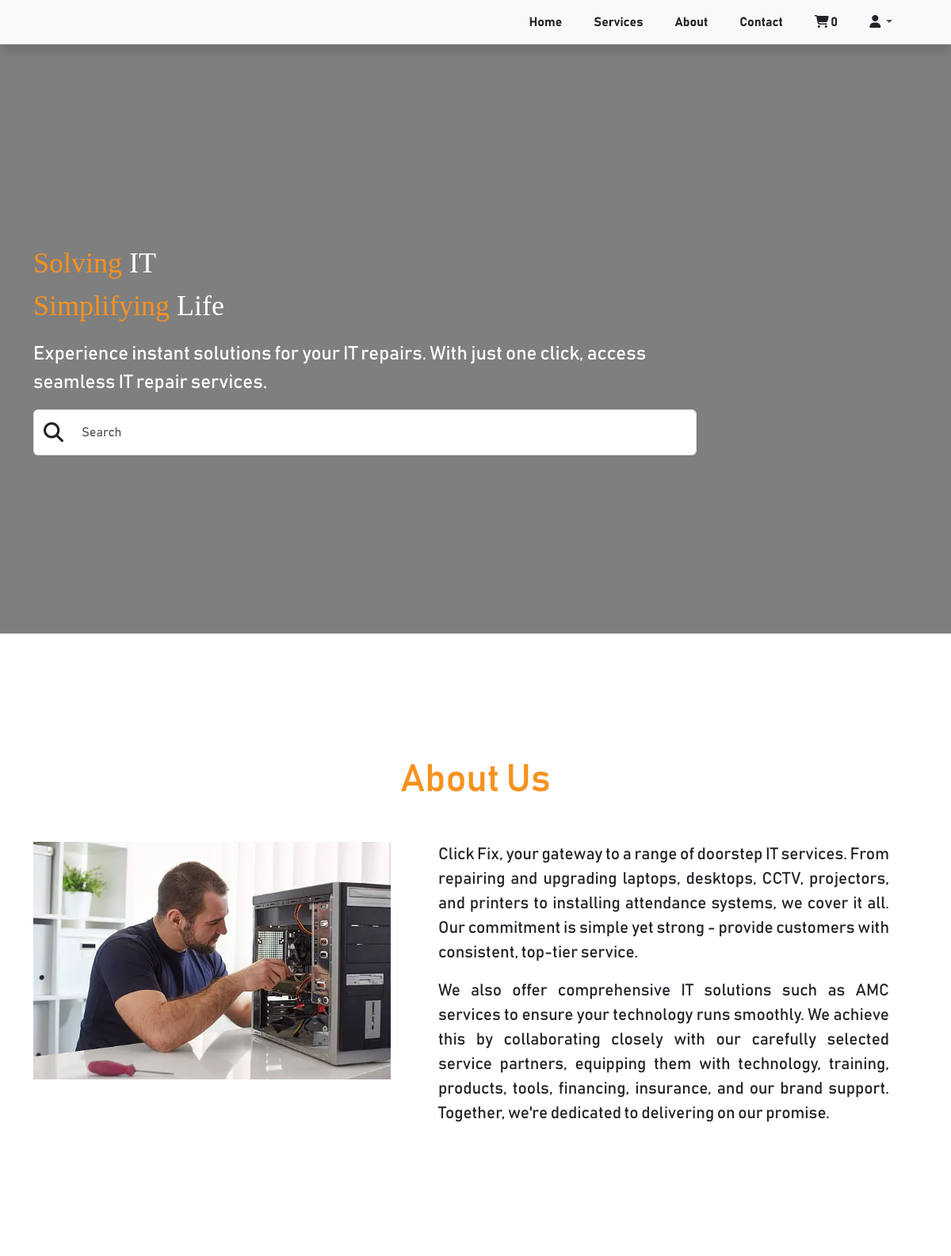
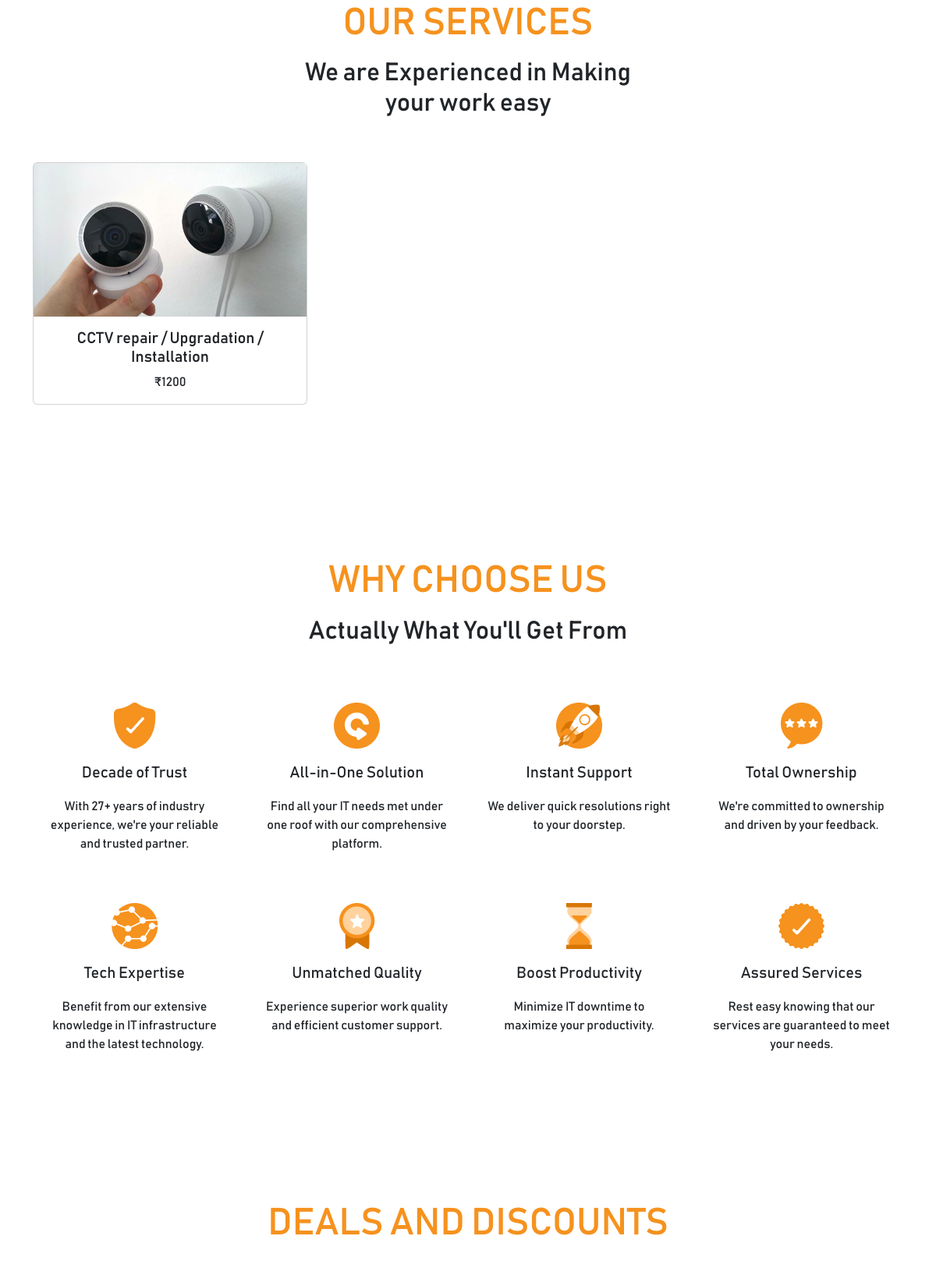
The page / (signed in, upper part) on the database its author committed (2 pictures, top to bottom).
### cart/models.py (models this page shows, shortened)
class Cart(models.Model):
    class Meta:
        verbose_name_plural = 'Cart'
    user = models.ForeignKey(Profile, on_delete=models.CASCADE, null=True, blank=True)
    session_id = models.CharField(max_length=100, null=True, blank=True)
    cart_cost = models.FloatField(default=0.0)
    created_at = models.DateTimeField(auto_now_add=True)
    updated_at = models.DateTimeField(auto_now=True)
    @property
    def num_of_items(self):
        cartitems = self.cartitems.all()
        quantity =  sum([item.quantity for item in cartitems])
        return quantity

### clickfix/models.py (models this page shows, shortened)
class Services(models.Model):
    class Meta:
        verbose_name_plural = 'Our Services'
    name = models.CharField(max_length=255)
    slug = models.SlugField(unique=True, blank=True)
    price = models.CharField(max_length=10)
    card_image = models.ImageField(upload_to='service_cards')
    created_at = models.DateTimeField(auto_now_add=True)
    updated_at = models.DateTimeField(auto_now=True)

### clickfix/views.py (the view)
# urls.py: path('', views.home, name='home'),
def home(request):
    services = Services.objects.all()
    testimonials = Testimonials.objects.all()
    cart = get_cart(request)
    data = {
        'services': services,
        'testimonials': testimonials,
        'cart': cart
    }
    return render(request, 'home.html', data)

### clickfix/views.py (called while the page is built)
def get_cart(request):
    try:
        if request.user.is_authenticated:
            cart = Cart.objects.get(user=request.user)
        else:
            cart = Cart.objects.get(session_id=request.session['nonuser'])
    except:
        cart = {'num_of_items': 0}
    return cart

### templates/home.html (shortened to what this page needs)
{% extends 'base.html' %}
{% load static %}
{% block content %}
    <section id="hero">
        <video class="home_banner_video" src="{% static 'video/home_banner_video.mp4' %}" autoplay loop playsinline muted></video>
        <div class="overlay">
            {% include 'includes/navbar.html' %}
            <div class="home_banner_content d-flex justify-content-center align-items-center">
                <div class="container d-flex flex-column">
                    <p class="home_banner_heading headings"> <span style="color: #F6921e;" >Solving </span> IT <br>  <span style="color: #F6921e;">Simplifying</span> Life </p>
                    <p class="home_banner_subheading">Experience instant solutions for your IT repairs. With just one click, access seamless IT repair services.</p>
                    <div class="input-group">
                        <i class="input-group-text d-flex justify-content-center align-items-center fa-solid fa-magnifying-glass bg-white border-end-0" style="font-size: 25px;"></i>
                        <input class="form-control py-3 border-start-0 banner_search_bar" name="" id="" placeholder="Search" type="text">
                    </div>
                </div>
            </div>
        </div>
    </section>
    <section id="about" style="margin: 150px 0px;">
        <div class="container">
            <h3 class="text-center mb-5 fa-3x" style="color: #F6921e;">About Us</h3>
            <div class="row">
                <div class="col-md-5 col-12">
                    <img class="img-fluid mb-5 mb-md-0" src="{% static 'img/about.webp' %}" alt="">
                </div>
                <div class="col-md-7 col-12 px-md-5 d-flex flex-column justify-content-center align-items-center">
                    <p class="about_text px-4 px-md-0">Click Fix,  your gateway to a range of doorstep IT services. From repairing and upgrading laptops, desktops, CCTV, projectors, and printers to installing attendance systems, we cover it all. Our commitment is simple yet strong - provide customers with consistent, top-tier service.</p>
                    <p class="about_text px-4 px-md-0">We also offer comprehensive IT solutions such as AMC services to ensure your technology runs smoothly. We achieve this by collaborating closely with our carefully selected service partners, equipping them with technology, training, products, tools, financing, insurance, and our brand support. Together, we're dedicated to delivering on our promise.</p>
                </div>
            </div>
        </div>
    </section>
    <section style="margin: 150px 0px;" id="services">
        <h5 class="text-center mb-3 fa-3x" style="color: #F6921e;">OUR SERVICES</h5>
        <h2 class="text-center">We are Experienced in Making <br>your work easy</h2>
        <div class="container">
            <div class="swiper mySwiper">
                <div class="swiper-wrapper">
                    {% for service in services %}
                    <a href="{% url 'clickfix:individual_service' service.slug %}" class="swiper-slide py-5 text-decoration-none">
                        <div class="card">
                            <img class="service_image" src="{{ service.card_image.url }}"  alt="...">
                            <div class="card-body">
                                <h5 class="card-title text-center">{{ service.name }}</h5>
                                <p class="card-text text-center">₹{{service.price }}</p>
                            </div>
                        </div>
                    </a>
                    {% endfor %}
                </div>
            </div>
        </div>
    </section>
    <section style="margin: 150px 0px;">
        <div class="container">
            <h5 class="text-center mb-3 fa-3x" style="color: #F6921E;">WHY CHOOSE US</h5>
            <h2 class="text-center mb-5">Actually What You'll Get From</h2>
            <div class="row">
                <div class="col-md-3 col-6 p-4 text-center">
                    <img class="img-fluid" src="{% static 'img/services/trust.png' %}" alt="">
                    <p class="blockquote mt-3">Decade of Trust</p>
                    <p>With 27+ years of industry experience, we're your reliable and trusted partner.</p>
                </div>
                <div class="col-md-3 col-6 p-4 text-center">
                    <img class="img-fluid" src="{% static 'img/services/all_in_one.png' %}"  alt="">
                    <p class="blockquote mt-3">All-in-One Solution</p>
                    <p>Find all your IT needs met under one roof with our comprehensive platform.</p>
                </div>
                <div class="col-md-3 col-6 p-4 text-center">
                    <img class="img-fluid" src="{% static 'img/services/support.png' %}"  alt="">
                    <p class="blockquote mt-3">Instant Support</p>
                    <p>We deliver quick resolutions right to your doorstep.</p>
                </div>
                <div class="col-md-3 col-6 p-4 text-center">
                    <img class="img-fluid" src="{% static 'img/services/ownership.png' %}"  alt="">
                    <p class="blockquote mt-3">Total Ownership</p>
                    <p>We're committed to ownership and driven by your feedback.</p>
                </div>
            </div>
            <div class="row">
                <div class="col-md-3 col-6 p-4 text-center">
                    <img class="img-fluid" src="{% static 'img/services/tech.png' %}"  alt="">
                    <p class="blockquote mt-3">Tech Expertise</p>
                    <p>Benefit from our extensive knowledge in IT infrastructure and the latest technology.</p>
                </div>
                <div class="col-md-3 col-6 p-4 text-center">
                    <img class="img-fluid" src="{% static 'img/services/quality.png' %}"  alt="">
                    <p class="blockquote mt-3">Unmatched Quality</p>
                    <p>Experience superior work quality and efficient customer support.</p>
                </div>
                <div class="col-md-3 col-6 p-4 text-center">
                    <img class="img-fluid" src="{% static 'img/services/boost.png' %}"  alt="">
                    <p class="blockquote mt-3">Boost Productivity</p>
                    <p>Minimize IT downtime to maximize your productivity.</p>
                </div>
                <div class="col-md-3 col-6 p-4 text-center">
                    <img class="img-fluid" src="{% static 'img/services/assured.png' %}"  alt="">
                    <p class="blockquote mt-3">Assured Services</p>
                    <p>Rest easy knowing that our services are guaranteed to meet your needs.</p>
                </div>
            </div>
        </div>
    </section>
    <section id="deals_and_discount" style="margin: 150px 0px;">
        <h2 class="text-center mb-5 fa-3x" style="color: #F6921e;">DEALS AND DISCOUNTS</h2>
    </section>
{% endblock %}

### templates/includes/navbar.html (shortened to what this page needs)
{% load static %}
    <nav class="navbar navbar-expand-lg navbar-light bg-light shadow">
        <div class="container">
          <div class="collapse navbar-collapse" id="navbarSupportedContent">
            <ul class="navbar-nav ms-auto">
                <li class="nav-item"><a class="nav-link text-dark fw-bold me-4" aria-current="page" href="{% url 'clickfix:home' %}">Home</a></li>
                <li class="nav-item"><a class="nav-link text-dark fw-bold me-4" href="{% url 'clickfix:home' %}#services">Services</a></li>
                <li class="nav-item"><a class="nav-link text-dark fw-bold me-4" href="{% url 'clickfix:home' %}#about">About</a></li>
                <li class="nav-item"><a class="nav-link text-dark fw-bold me-4" href="{% url 'clickfix:home' %}#contact_form">Contact</a></li>
                <li class="nav-item"><a class="nav-link text-dark fw-bold me-4" href="{% url 'cart:cart' %}"><i class="fa-solid fa-cart-shopping"></i> <span id="num_of_items">{{cart.num_of_items}}</span></a></li>
                <li class="nav-item dropdown me-4 pull-right">
                  <a class="nav-link dropdown-toggle" href="#" id="navbarDropdown" role="button" data-bs-toggle="dropdown" aria-expanded="false">
                    <i class="fa-solid fa-user text-dark"></i>
                  </a>
                </li>
            </ul>
          </div>
        </div>
      </nav>

### assets/css/custom.css (style rules this page uses)
#hero .navbar { position: absolute; top: 0; left: 0; right: 0; }
#hero .home_banner_video { width: 100%; height: 100vh; object-fit: cover; }
#hero .overlay { background-color: rgba(0, 0, 0, 0.5); width: 100%; height: 100vh; position: absolute; top: 0; left: 0; }
#hero .home_banner_content { width: 100%; height: 90vh; margin-top: 80px; color: white; }
.overlay { position: absolute; top: 0; height: inherit; width: inherit; background-color: rgba(0, 0, 0, 0.5); }
#about .about_text { font-size: 1.3rem; text-align: justify; }
.service_image { width: 100%; max-height: 210px; object-fit: cover; }

### templates/base.html (style rules this page uses)
body { box-sizing: border-box; font-family: 'bahnschrift'; }
.headings { font-family: 'metropolis'; }
h1, h2, h3, h4, h5, h6, p, a { font-family: 'bahnschrift'; }

### templates/home.html (style rules this page uses)
.about_text { font-size: 1.3rem; text-align: justify; }
@media (min-width: 767px) { .banner_search_bar { width: 100%; } }
.service_image { width: 100%; max-height: 210px; object-fit: cover; }

### rows shown on the page
Cart: num_of_items "0"
Services: card_image (picture), name "CCTV repair / Upgradation / Installation", price "1200"
